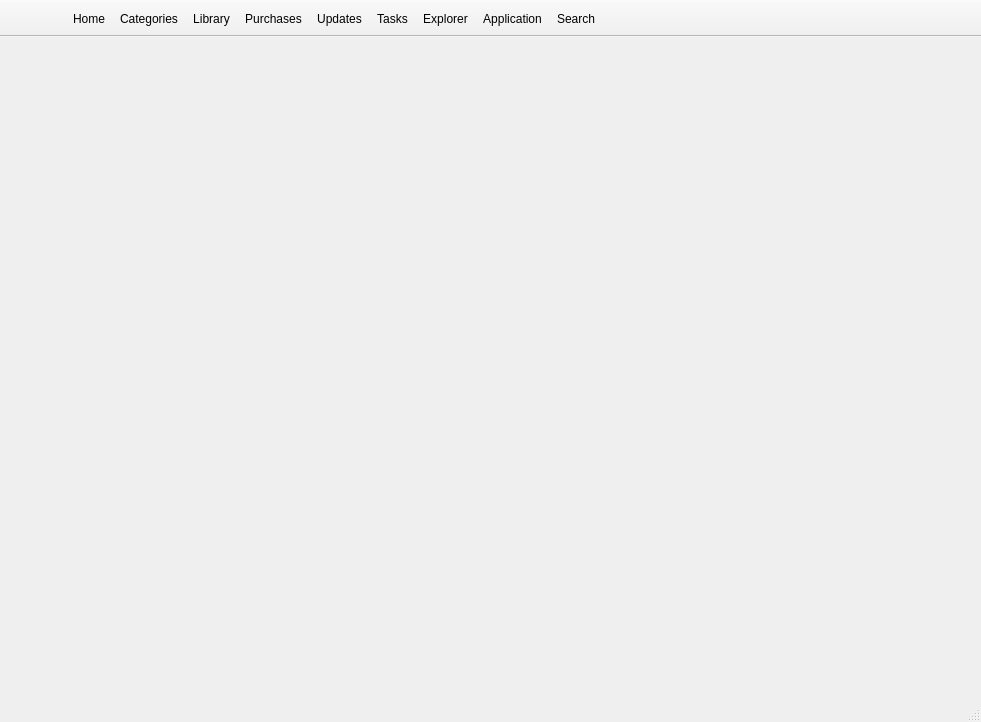
<?xml version="1.0" encoding="UTF-8"?>
<ui version="4.0">
 <class>MainWindow</class>
 <widget class="QMainWindow" name="MainWindow">
  <property name="geometry">
   <rect>
    <x>0</x>
    <y>0</y>
    <width>981</width>
    <height>722</height>
   </rect>
  </property>
  <property name="windowTitle">
   <string>SuperX AppStore</string>
  </property>
  <widget class="QWidget" name="centralwidget">
   <layout class="QGridLayout" name="gridLayout"/>
  </widget>
  <widget class="QStatusBar" name="statusbar"/>
  <widget class="QToolBar" name="toolBar">
   <property name="windowTitle">
    <string>toolBar</string>
   </property>
   <property name="movable">
    <bool>false</bool>
   </property>
   <property name="iconSize">
    <size>
     <width>22</width>
     <height>22</height>
    </size>
   </property>
   <property name="toolButtonStyle">
    <enum>Qt::ToolButtonTextBesideIcon</enum>
   </property>
   <attribute name="toolBarArea">
    <enum>TopToolBarArea</enum>
   </attribute>
   <attribute name="toolBarBreak">
    <bool>false</bool>
   </attribute>
   <addaction name="actionBack"/>
   <addaction name="actionForward"/>
   <addaction name="actionHome"/>
   <addaction name="actionCategories"/>
   <addaction name="actionLibrary"/>
   <addaction name="actionPurchases"/>
   <addaction name="actionUpdates"/>
   <addaction name="actionTasks"/>
   <addaction name="actionExplorer"/>
   <addaction name="actionApp"/>
   <addaction name="actionSearch"/>
  </widget>
  <action name="actionBack">
   <property name="icon">
    <iconset theme="go-previous">
     <normaloff>../../../../media/media/wrix/Work/Workspace/New_AppStore</normaloff>../../../../media/media/wrix/Work/Workspace/New_AppStore</iconset>
   </property>
   <property name="text">
    <string/>
   </property>
  </action>
  <action name="actionForward">
   <property name="icon">
    <iconset theme="go-next">
     <normaloff>../../../../media/wrix/Work</normaloff>../../../../media/wrix/Work</iconset>
   </property>
   <property name="text">
    <string/>
   </property>
   <property name="visible">
    <bool>true</bool>
   </property>
   <property name="priority">
    <enum>QAction::NormalPriority</enum>
   </property>
  </action>
  <action name="actionHome">
   <property name="checkable">
    <bool>true</bool>
   </property>
   <property name="checked">
    <bool>false</bool>
   </property>
   <property name="icon">
    <iconset theme="user-home">
     <normaloff>../../../../media/media/wrix/Work/Workspace/New_AppStore</normaloff>../../../../media/media/wrix/Work/Workspace/New_AppStore</iconset>
   </property>
   <property name="text">
    <string>Home</string>
   </property>
   <property name="toolTip">
    <string>Main Page</string>
   </property>
   <property name="visible">
    <bool>true</bool>
   </property>
  </action>
  <action name="actionLibrary">
   <property name="checkable">
    <bool>true</bool>
   </property>
   <property name="checked">
    <bool>false</bool>
   </property>
   <property name="icon">
    <iconset theme="align-horizontal-left-to-anchor">
     <normaloff>../../../../media/media/wrix/Work/Workspace/New_AppStore</normaloff>../../../../media/media/wrix/Work/Workspace/New_AppStore</iconset>
   </property>
   <property name="text">
    <string>Library</string>
   </property>
   <property name="toolTip">
    <string>Library</string>
   </property>
   <property name="visible">
    <bool>true</bool>
   </property>
  </action>
  <action name="actionUpdates">
   <property name="checkable">
    <bool>true</bool>
   </property>
   <property name="checked">
    <bool>false</bool>
   </property>
   <property name="icon">
    <iconset theme="update-none">
     <normaloff>../../../../media/media/wrix/Work/Workspace/New_AppStore</normaloff>../../../../media/media/wrix/Work/Workspace/New_AppStore</iconset>
   </property>
   <property name="text">
    <string>Updates</string>
   </property>
   <property name="toolTip">
    <string>Updates</string>
   </property>
   <property name="visible">
    <bool>true</bool>
   </property>
  </action>
  <action name="actionCategories">
   <property name="checkable">
    <bool>true</bool>
   </property>
   <property name="checked">
    <bool>false</bool>
   </property>
   <property name="icon">
    <iconset theme="view-list-icons">
     <normaloff>../../../../media/media/wrix/Work/Workspace/New_AppStore</normaloff>../../../../media/media/wrix/Work/Workspace/New_AppStore</iconset>
   </property>
   <property name="text">
    <string>Categories</string>
   </property>
   <property name="toolTip">
    <string>Categories</string>
   </property>
   <property name="visible">
    <bool>true</bool>
   </property>
  </action>
  <action name="actionTasks">
   <property name="checkable">
    <bool>true</bool>
   </property>
   <property name="checked">
    <bool>false</bool>
   </property>
   <property name="icon">
    <iconset theme="view-refresh">
     <normaloff>../../../../media/media/wrix/Work/Workspace/New_AppStore</normaloff>../../../../media/media/wrix/Work/Workspace/New_AppStore</iconset>
   </property>
   <property name="text">
    <string>Tasks</string>
   </property>
   <property name="toolTip">
    <string>Running Tasks</string>
   </property>
   <property name="visible">
    <bool>true</bool>
   </property>
  </action>
  <action name="actionConfigure">
   <property name="checked">
    <bool>false</bool>
   </property>
   <property name="icon">
    <iconset theme="application-menu">
     <normaloff>../../../../media/media/wrix/Work/Workspace/New_AppStore</normaloff>../../../../media/media/wrix/Work/Workspace/New_AppStore</iconset>
   </property>
   <property name="text">
    <string/>
   </property>
   <property name="toolTip">
    <string>Configure Search...</string>
   </property>
   <property name="visible">
    <bool>true</bool>
   </property>
  </action>
  <action name="actionSearchName">
   <property name="checkable">
    <bool>true</bool>
   </property>
   <property name="checked">
    <bool>false</bool>
   </property>
   <property name="text">
    <string>Search applications by name</string>
   </property>
  </action>
  <action name="actionSearchSummery">
   <property name="checkable">
    <bool>true</bool>
   </property>
   <property name="checked">
    <bool>false</bool>
   </property>
   <property name="text">
    <string>Search applications by summery (slower)</string>
   </property>
   <property name="toolTip">
    <string>Search applications by summery</string>
   </property>
  </action>
  <action name="actionSearchDescription">
   <property name="checkable">
    <bool>true</bool>
   </property>
   <property name="text">
    <string>Search applications by description (much slower)</string>
   </property>
   <property name="toolTip">
    <string>Search applications by summery</string>
   </property>
  </action>
  <action name="actionSoftwareSources">
   <property name="icon">
    <iconset theme="document-edit">
     <normaloff>../../../../media/wrix/Work/Workspace/New_AppStore</normaloff>../../../../media/wrix/Work/Workspace/New_AppStore</iconset>
   </property>
   <property name="text">
    <string>Edit Software Sources</string>
   </property>
   <property name="toolTip">
    <string>Edit Repositories and PPAs</string>
   </property>
  </action>
  <action name="actionAbout">
   <property name="icon">
    <iconset theme="help-about">
     <normaloff>../../../../media/wrix/Work/Workspace/New_AppStore</normaloff>../../../../media/wrix/Work/Workspace/New_AppStore</iconset>
   </property>
   <property name="text">
    <string>About</string>
   </property>
   <property name="toolTip">
    <string>About SuperX AppStore</string>
   </property>
  </action>
  <action name="actionExplorer">
   <property name="checkable">
    <bool>true</bool>
   </property>
   <property name="icon">
    <iconset theme="globe">
     <normaloff>../../../../media/wrix/Work/Workspace/New_AppStore</normaloff>../../../../media/wrix/Work/Workspace/New_AppStore</iconset>
   </property>
   <property name="text">
    <string>Explorer</string>
   </property>
   <property name="toolTip">
    <string>Explore new possibilities...</string>
   </property>
  </action>
  <action name="actionApp">
   <property name="checkable">
    <bool>true</bool>
   </property>
   <property name="icon">
    <iconset theme="run-build-install">
     <normaloff>../../../../media/wrix/Work/Workspace/New_AppStore</normaloff>../../../../media/wrix/Work/Workspace/New_AppStore</iconset>
   </property>
   <property name="text">
    <string>Application</string>
   </property>
   <property name="toolTip">
    <string>Applcation Details View...</string>
   </property>
  </action>
  <action name="actionSearch">
   <property name="checkable">
    <bool>true</bool>
   </property>
   <property name="icon">
    <iconset theme="edit-find">
     <normaloff>../../../../media/wrix/Work/Workspace/New_AppStore</normaloff>../../../../media/wrix/Work/Workspace/New_AppStore</iconset>
   </property>
   <property name="text">
    <string>Search...</string>
   </property>
   <property name="toolTip">
    <string>Search Results...</string>
   </property>
  </action>
  <action name="actionCheckUpdates">
   <property name="icon">
    <iconset theme="update-none">
     <normaloff>.</normaloff>.</iconset>
   </property>
   <property name="text">
    <string>Check for updates</string>
   </property>
   <property name="toolTip">
    <string>Refresh software cache...</string>
   </property>
  </action>
  <action name="actionPurchases">
   <property name="checkable">
    <bool>true</bool>
   </property>
   <property name="icon">
    <iconset theme="format-currency">
     <normaloff>.</normaloff>.</iconset>
   </property>
   <property name="text">
    <string>Purchases</string>
   </property>
   <property name="toolTip">
    <string>Your purchased apps...</string>
   </property>
  </action>
 </widget>
 <resources/>
 <connections/>
</ui>
